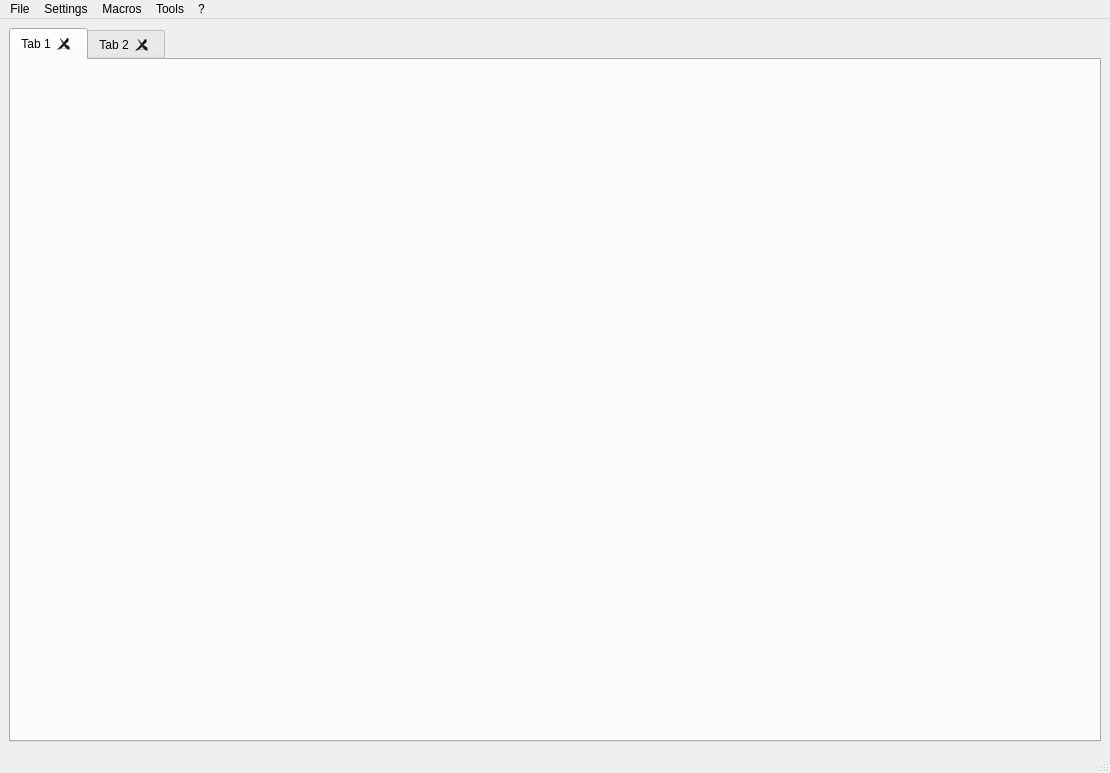
<?xml version="1.0" encoding="UTF-8"?>
<ui version="4.0">
 <class>MainWindow</class>
 <widget class="QMainWindow" name="MainWindow">
  <property name="geometry">
   <rect>
    <x>0</x>
    <y>0</y>
    <width>1110</width>
    <height>773</height>
   </rect>
  </property>
  <property name="windowTitle">
   <string notr="true">jdDBusDebugger</string>
  </property>
  <widget class="QWidget" name="centralwidget">
   <layout class="QVBoxLayout" name="verticalLayout">
    <item>
     <widget class="QTabWidget" name="tab_widget">
      <property name="currentIndex">
       <number>0</number>
      </property>
      <property name="tabsClosable">
       <bool>true</bool>
      </property>
      <widget class="QWidget" name="tab">
       <attribute name="title">
        <string notr="true">Tab 1</string>
       </attribute>
      </widget>
      <widget class="QWidget" name="tab_2">
       <attribute name="title">
        <string notr="true">Tab 2</string>
       </attribute>
      </widget>
     </widget>
    </item>
   </layout>
  </widget>
  <widget class="QMenuBar" name="menubar">
   <property name="geometry">
    <rect>
     <x>0</x>
     <y>0</y>
     <width>1110</width>
     <height>21</height>
    </rect>
   </property>
   <widget class="QMenu" name="menuFile">
    <property name="title">
     <string>File</string>
    </property>
    <widget class="QMenu" name="menuConnect_2">
     <property name="title">
      <string>Connect</string>
     </property>
     <addaction name="connect_address_action"/>
     <addaction name="connect_flatpak_action"/>
     <addaction name="connect_server_action"/>
    </widget>
    <addaction name="menuConnect_2"/>
    <addaction name="separator"/>
    <addaction name="exit_action"/>
   </widget>
   <widget class="QMenu" name="menuSettings">
    <property name="title">
     <string>Settings</string>
    </property>
    <addaction name="settings_action"/>
   </widget>
   <widget class="QMenu" name="menuMacros">
    <property name="title">
     <string>Macros</string>
    </property>
    <widget class="QMenu" name="run_saved_macro_menu">
     <property name="title">
      <string>Run saved</string>
     </property>
     <addaction name="actionPlaceholder"/>
    </widget>
    <addaction name="run_saved_macro_menu"/>
    <addaction name="separator"/>
    <addaction name="start_recording_macro_action"/>
    <addaction name="stop_recording_macro_action"/>
    <addaction name="run_macro_action"/>
    <addaction name="save_macro_action"/>
    <addaction name="generate_script_macro_action"/>
    <addaction name="separator"/>
    <addaction name="manage_macros_action"/>
   </widget>
   <widget class="QMenu" name="menu">
    <property name="title">
     <string notr="true">?</string>
    </property>
    <addaction name="show_welcome_dialog_action"/>
    <addaction name="separator"/>
    <addaction name="view_source_action"/>
    <addaction name="report_bug_action"/>
    <addaction name="translate_action"/>
    <addaction name="donate_action"/>
    <addaction name="separator"/>
    <addaction name="about_action"/>
    <addaction name="about_qt_action"/>
   </widget>
   <widget class="QMenu" name="menuTools">
    <property name="title">
     <string>Tools</string>
    </property>
    <addaction name="emit_signal_action"/>
    <addaction name="monitor_action"/>
    <addaction name="connection_info_action"/>
    <addaction name="start_server_action"/>
   </widget>
   <addaction name="menuFile"/>
   <addaction name="menuSettings"/>
   <addaction name="menuMacros"/>
   <addaction name="menuTools"/>
   <addaction name="menu"/>
  </widget>
  <widget class="QStatusBar" name="statusbar"/>
  <action name="start_recording_macro_action">
   <property name="text">
    <string>Start Recording</string>
   </property>
  </action>
  <action name="stop_recording_macro_action">
   <property name="text">
    <string>Stop Recording</string>
   </property>
  </action>
  <action name="run_macro_action">
   <property name="text">
    <string>Run</string>
   </property>
  </action>
  <action name="save_macro_action">
   <property name="text">
    <string>Save</string>
   </property>
  </action>
  <action name="manage_macros_action">
   <property name="text">
    <string>Manage</string>
   </property>
  </action>
  <action name="exit_action">
   <property name="text">
    <string>Exit</string>
   </property>
  </action>
  <action name="generate_script_macro_action">
   <property name="text">
    <string>Generate Script</string>
   </property>
  </action>
  <action name="actionPlaceholder">
   <property name="text">
    <string notr="true">Placeholder</string>
   </property>
  </action>
  <action name="settings_action">
   <property name="text">
    <string>Settings</string>
   </property>
  </action>
  <action name="view_source_action">
   <property name="text">
    <string notr="true">View source</string>
   </property>
  </action>
  <action name="report_bug_action">
   <property name="text">
    <string>Report Bug</string>
   </property>
  </action>
  <action name="translate_action">
   <property name="text">
    <string>Translate</string>
   </property>
  </action>
  <action name="donate_action">
   <property name="text">
    <string>Donate</string>
   </property>
  </action>
  <action name="about_action">
   <property name="text">
    <string>About</string>
   </property>
  </action>
  <action name="about_qt_action">
   <property name="text">
    <string>About Qt</string>
   </property>
  </action>
  <action name="show_welcome_dialog_action">
   <property name="text">
    <string>Show welcome dialog</string>
   </property>
  </action>
  <action name="emit_signal_action">
   <property name="text">
    <string>Emit Signal</string>
   </property>
  </action>
  <action name="monitor_action">
   <property name="text">
    <string>Monitor</string>
   </property>
  </action>
  <action name="actionAddress">
   <property name="text">
    <string>Address</string>
   </property>
  </action>
  <action name="connect_address_action">
   <property name="text">
    <string>Address</string>
   </property>
  </action>
  <action name="connect_flatpak_action">
   <property name="text">
    <string>Flatpak</string>
   </property>
  </action>
  <action name="actionProcess">
   <property name="text">
    <string>Process</string>
   </property>
  </action>
  <action name="connection_info_action">
   <property name="text">
    <string>Connection Info</string>
   </property>
  </action>
  <action name="start_server_action">
   <property name="text">
    <string>Start Server</string>
   </property>
  </action>
  <action name="connect_server_action">
   <property name="text">
    <string>Server</string>
   </property>
  </action>
 </widget>
 <resources/>
 <connections/>
</ui>
